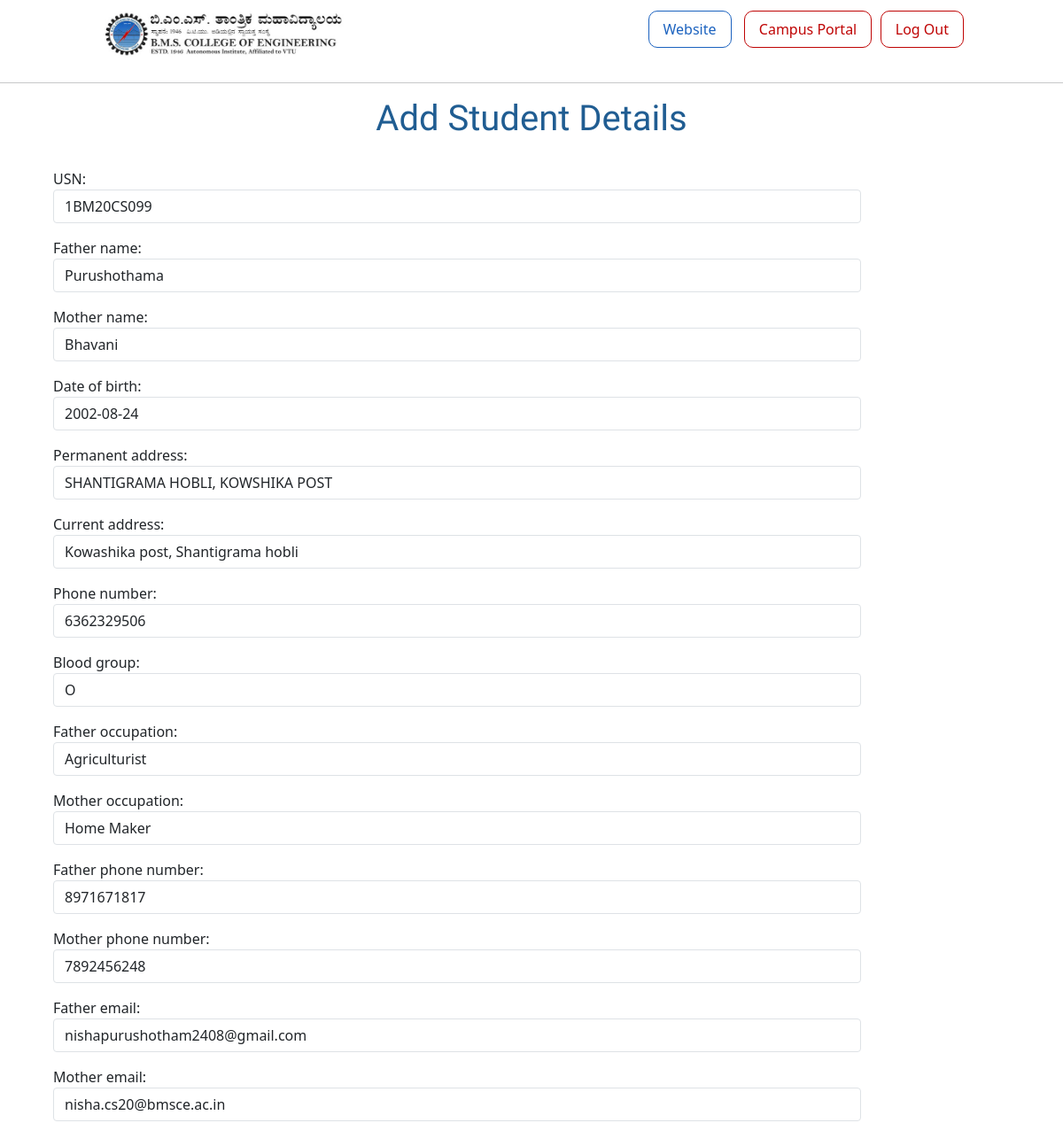
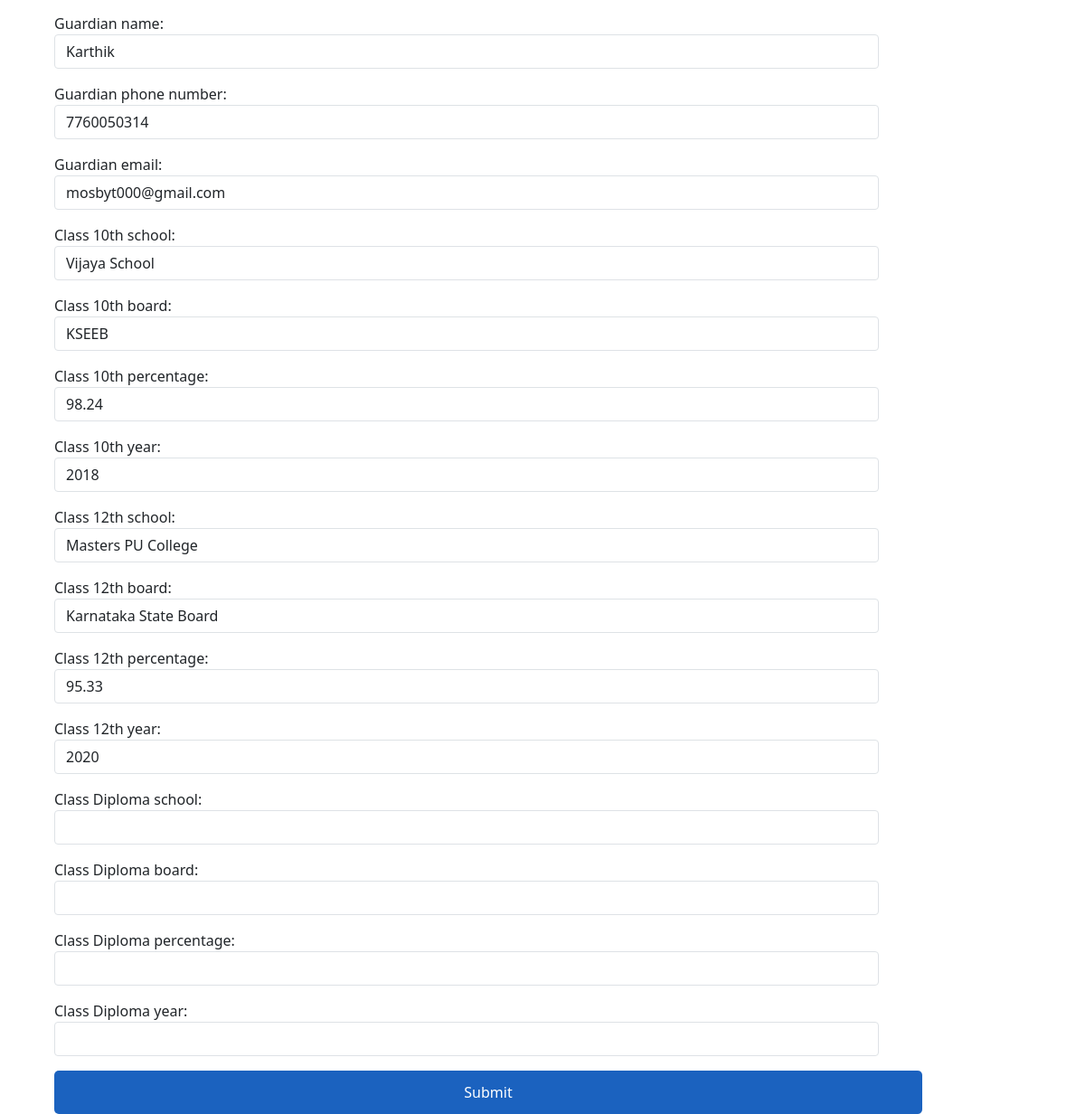
Page /student/add_student_details/ (signed in) on the committed database (2 pictures, top to bottom).
### student_dashboard_proctor/models.py (models this page shows)
class StudentDetail(models.Model):
    USN=models.CharField(max_length=10)
    date_of_birth=models.DateField()
    permanent_address=models.TextField()
    current_address=models.TextField()
    phone_number=models.CharField(max_length=10)
    blood_group=models.CharField(max_length=3)
    father_name=models.CharField(max_length=200)
    mother_name=models.CharField(max_length=200)
    father_occupation=models.CharField(max_length=200, null=True, blank=True)
    mother_occupation=models.CharField(max_length=200, null=True, blank=True)
    father_phone_number=models.CharField(max_length=10)
    mother_phone_number=models.CharField(max_length=10)
    father_email=models.EmailField()
    mother_email=models.EmailField()
    guardian_name=models.CharField(max_length=200)
    guardian_phone_number=models.CharField(max_length=10)
    guardian_email=models.EmailField()
    class_10th_school=models.CharField(max_length=200)
    class_10th_board=models.CharField(max_length=200)
    class_10th_percentage=models.DecimalField(max_digits=5, decimal_places=2)
    class_10th_year=models.DecimalField(max_digits=4, decimal_places=0)
    class_12th_school=models.CharField(max_length=200)
    class_12th_board=models.CharField(max_length=200)
    class_12th_percentage=models.DecimalField(max_digits=5, decimal_places=2)
    class_12th_year=models.DecimalField(max_digits=4, decimal_places=0)
    class_Diploma_school=models.CharField(max_length=200, null=True, blank=True)
    class_Diploma_board=models.CharField(max_length=200, null=True, blank=True)
    class_Diploma_percentage=models.DecimalField(max_digits=5, decimal_places=2, null=True, blank=True)
    class_Diploma_year=models.DecimalField(max_digits=4, decimal_places=0, null=True, blank=True)
    isApproved=models.BooleanField(default=False)
    def __str__(self):
        return self.USN

### student_dashboard_proctor/views.py (the view)
# urls.py: path('/add_student_details/', views.studentDetails, name='student_details_form'),
@login_required
def studentDetails(request):
    student=Student.objects.get(email=request.user.email)
    if(StudentDetail.objects.filter(USN=student.USN).exists()):
        s_info = StudentDetail.objects.get(USN=student.USN)
    else:
        s_info = 0
    print(s_info)
    submitted = False
    if request.method == 'POST':
        form = StudentDetailsForm(request.POST,request.FILES, instance=student)
        if form.is_valid():
            form.instance.user = student
            form.save()
            obj=form.cleaned_data
            studeob=StudentDetail(USN=obj['USN'], father_name=obj['father_name'], mother_name=obj['mother_name'], date_of_birth=obj['date_of_birth'], permanent_address=obj['permanent_address'], current_address=obj['current_address'], phone_number=obj['phone_number'],
                                  blood_group=obj['blood_group'], father_occupation=obj['father_occupation'], mother_occupation=obj['mother_occupation'], father_phone_number=obj['father_phone_number'], mother_phone_number=obj['mother_phone_number'],
                                  father_email=obj['father_email'], mother_email=obj['mother_email'], guardian_name=obj['guardian_name'], guardian_email=obj['guardian_email'], guardian_phone_number=obj['guardian_phone_number'],
                                  class_10th_school=obj['class_10th_school'], class_10th_percentage=obj['class_10th_percentage'], class_10th_board=obj['class_10th_board'], class_10th_year=obj['class_10th_year'],
                                  class_12th_school=obj['class_12th_school'], class_12th_percentage=obj['class_12th_percentage'], class_12th_board=obj['class_12th_board'], class_12th_year=obj['class_12th_year'],
                                  class_Diploma_school=obj['class_Diploma_school'], class_Diploma_percentage=obj['class_Diploma_percentage'], class_Diploma_board=obj['class_Diploma_board'], class_Diploma_year=obj['class_Diploma_year'],
                                  )
            studeob.save()
            return HttpResponseRedirect('/student/add_student_details/?submitted=True')
    else:
        if s_info != 0 :
            form = StudentDetailsForm(instance=s_info)
        else :
            form = StudentDetailsForm()
        if 'submitted' in request.GET:
            submitted = True
    return render(request, 'student_dashboard_proctor/student_details_form.html', {'form':form, 'submitted':submitted, 's_info':s_info, 'usn': student.USN})

### templates/student_dashboard_proctor/student_details_form.html
{% extends '../base.html' %}
{% load static %}
{% block content %}
    <center>
        <h1 style="color: #205d92; font-family: 'Sono', sans-serif">Add Student Details</h1>
    </center>
    <br>
    {% if submitted %}
    <div class="center" style="padding: 10%;">
        <div class="container" style="background-color: #c0daf1; padding: 5%; border: 1px solid #205d92; border-radius: 25px;">
            <h4 style="color: #205d92; font-family: 'Sono', sans-serif">Details Submitted Successfully!!</h4>
            <button class="website notification" style="padding: 1%">
                <a style="text-decoration: none" href="{% url 'student:dashboard' usn %}">
                  ><span>Go to Dashboard</span></a>
            </button>
        </div>
    {% else %}
    <div class="row">
        <div class="col">
            <form method="post" action="">{% csrf_token %}
                <div class="position" style="margin-left: 5%;">
                    {{form.as_p}}
                </div>
                <div>
                    <button style="background-color: #1b62bf; border: none; width: 80%; border-radius: 5px; padding: 1%; margin-left: 5%; color: white" type="submit">Submit</button>
                </div>
            </form>
        </div>
    </div>
    {% endif %}
{% endblock content %}

### assets/style.css (style rules this page uses)
body { overflow-x: hidden; }

### rows in the picture
StudentDetail: USN "1BM20CS099", father_name "Purushothama", mother_name "Bhavani", date_of_birth "2002-08-24", permanent_address "SHANTIGRAMA HOBLI, KOWSHIKA POST", current_address "Kowashika post, Shantigrama hobli", phone_number "6362329506", blood_group "O", father_occupation "Agriculturist", mother_occupation "Home Maker", father_phone_number "8971671817", mother_phone_number "7892456248", father_email "nishapurushotham2408@gmail.com", mother_email "nisha.cs20@bmsce.ac.in", guardian_name "Karthik", guardian_phone_number "7760050314", guardian_email "mosbyt000@gmail.com", class_10th_school "Vijaya School", class_10th_board "KSEEB", class_10th_percentage "98.24", class_10th_year "2018", class_12th_school "Masters PU College", class_12th_board "Karnataka State Board", class_12th_percentage "95.33", class_12th_year "2020"
